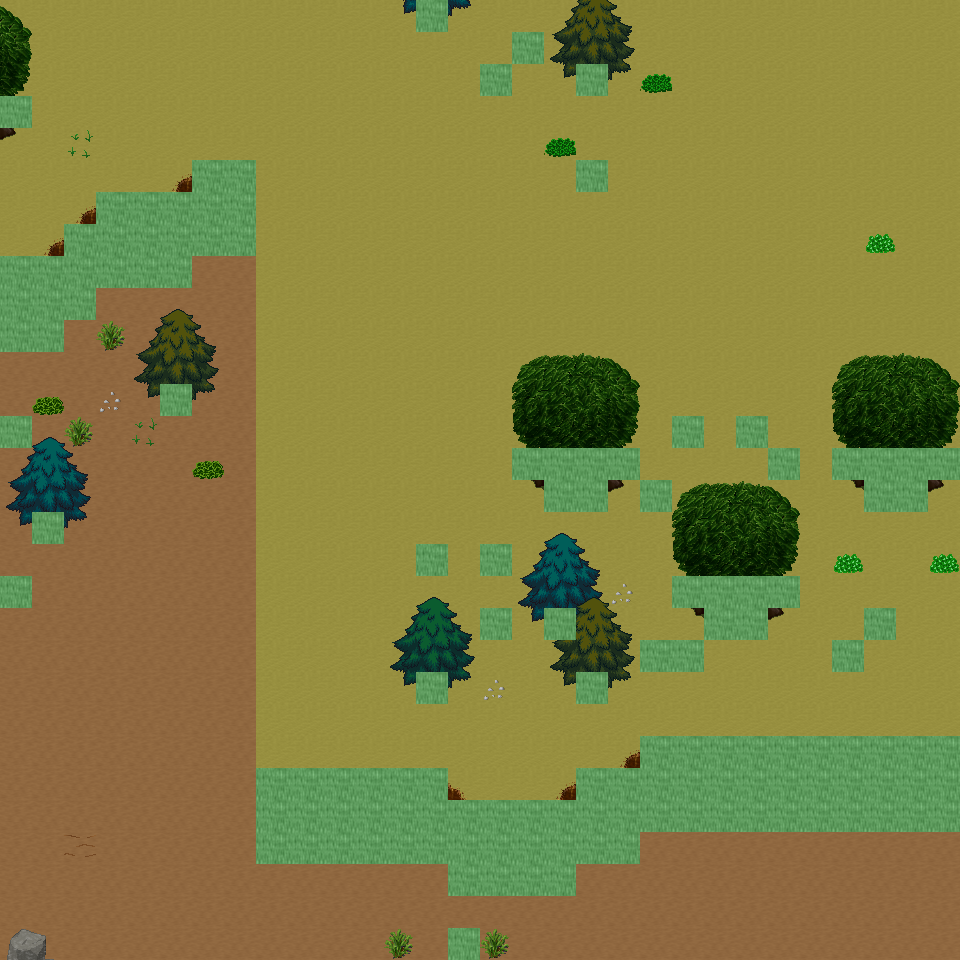

This game map was drawn from its Tiled (.tmx) file and the tilesets committed beside it. A one-line description and the trimmed map source follow:
An orthogonal 30x30 tile map with 32x32 px tiles, 6 tile layers (Ground, Object, Object2, Above, ...), 23 tilesets and 9 objects (9x mapExit).

<map version="1.0" orientation="orthogonal" renderorder="right-down" width="30" height="30" tilewidth="32" tileheight="32" nextobjectid="10">
  <tileset firstgid="1" name="tileset_ground_ground" tilewidth="32" tileheight="32" tilecount="33" columns="3">
    <image source="../drawable/tileset_ground_ground.png" width="96" height="352" />
  </tileset>
  <tileset firstgid="34" name="tileset_ground_ridge_earth_dark" tilewidth="32" tileheight="32" tilecount="96" columns="12">
    <image source="../drawable/tileset_ground_ridge_earth_dark.png" width="384" height="256" />
  </tileset>
  <tileset firstgid="130" name="tileset_logic_collision" tilewidth="32" tileheight="32" tilecount="1" columns="1">
    <image source="../drawable/tileset_logic_collision.png" width="32" height="32" />
  </tileset>
  <tileset firstgid="131" name="tileset_logic_creature_animal" tilewidth="32" tileheight="32" tilecount="32" columns="8">
    <image source="../drawable/tileset_logic_creature_animal.png" width="256" height="128" />
  </tileset>
  <tileset firstgid="163" name="tileset_ground_earth_edges" tilewidth="32" tileheight="32" tilecount="18" columns="6">
    <image source="../drawable/tileset_ground_earth_edges.png" width="192" height="96" />
  </tileset>
  <tileset firstgid="181" name="tileset_plant_grasses" tilewidth="32" tileheight="32" tilecount="6" columns="3">
    <image source="../drawable/tileset_plant_grasses.png" width="96" height="64" />
  </tileset>
  <tileset firstgid="187" name="tileset_ground_earth_edges_yellowgreen" tilewidth="32" tileheight="32" tilecount="15" columns="5">
    <image source="../drawable/tileset_ground_earth_edges_yellowgreen.png" width="160" height="96" />
  </tileset>
  <tileset firstgid="202" name="tileset_ground_grass_corners" tilewidth="32" tileheight="32" tilecount="24" columns="6">
    <image source="../drawable/tileset_ground_grass_corners.png" width="192" height="128" />
  </tileset>
  <tileset firstgid="226" name="tileset_plant_tree_tree_darkgreen" tilewidth="32" tileheight="32" tilecount="88" columns="8">
    <image source="../drawable/tileset_plant_tree_tree_darkgreen.png" width="256" height="352" />
  </tileset>
  <tileset firstgid="314" name="tileset_plant_tree_evergreen" tilewidth="32" tileheight="32" tilecount="36" columns="3">
    <image source="../drawable/tileset_plant_tree_evergreen.png" width="96" height="384" />
  </tileset>
  <tileset firstgid="350" name="tileset_plant_bush_various_small" tilewidth="32" tileheight="32" tilecount="9" columns="3">
    <image source="../drawable/tileset_plant_bush_various_small.png" width="96" height="96" />
  </tileset>
  <tileset firstgid="359" name="tileset_plant_bush_bushes" tilewidth="32" tileheight="32" tilecount="10" columns="5">
    <image source="../drawable/tileset_plant_bush_bushes.png" width="160" height="64" />
  </tileset>
  <tileset firstgid="369" name="tileset_building_decoration_rocks" tilewidth="32" tileheight="32" tilecount="6" columns="3">
    <image source="../drawable/tileset_building_decoration_rocks.png" width="96" height="64" />
  </tileset>
  <tileset firstgid="375" name="tileset_ground_stonecircle" tilewidth="32" tileheight="32" tilecount="81" columns="9">
    <image source="../drawable/tileset_ground_stonecircle.png" width="288" height="288" />
  </tileset>
  <tileset firstgid="456" name="tileset_ground_rock_rocks" tilewidth="32" tileheight="32" tilecount="4" columns="2">
    <image source="../drawable/tileset_ground_rock_rocks.png" width="64" height="64" />
  </tileset>
  <tileset firstgid="460" name="tileset_building_decoration_orbpedestal" tilewidth="32" tileheight="32" tilecount="2" columns="1">
    <image source="../drawable/tileset_building_decoration_orbpedestal.png" width="32" height="64" />
  </tileset>
  <tileset firstgid="462" name="tileset_building_house_chalet" tilewidth="32" tileheight="32" tilecount="56" columns="7">
    <image source="../drawable/tileset_building_house_chalet.png" width="224" height="256" />
  </tileset>
  <tileset firstgid="518" name="tileset_building_tower_chalet" tilewidth="32" tileheight="32" tilecount="16" columns="2">
    <image source="../drawable/tileset_building_tower_chalet.png" width="64" height="256" />
  </tileset>
  <tileset firstgid="534" name="tileset_plant_bush_bush_pinks" tilewidth="32" tileheight="32" tilecount="4" columns="2">
    <image source="../drawable/tileset_plant_bush_bush_pinks.png" width="64" height="64" />
  </tileset>
  <tileset firstgid="538" name="tileset_ground_dry_grass" tilewidth="32" tileheight="32" tilecount="54" columns="9">
    <image source="../drawable/tileset_ground_dry_grass.png" width="288" height="192" />
  </tileset>
  <tileset firstgid="592" name="tileset_object_rock_pillars_stone" tilewidth="32" tileheight="32" tilecount="36" columns="6">
    <image source="../drawable/tileset_object_rock_pillars_stone.png" width="192" height="192" />
  </tileset>
  <tileset firstgid="628" name="tileset_building_door_brown_door" tilewidth="32" tileheight="32" tilecount="3" columns="1">
    <image source="../drawable/tileset_building_door_brown_door.png" width="32" height="96" />
  </tileset>
  <tileset firstgid="631" name="tileset_logic_creature_fowl" tilewidth="32" tileheight="32" tilecount="6" columns="6">
    <image source="../drawable/tileset_logic_creature_fowl.png" width="192" height="32" />
  </tileset>
  <layer name="Ground" width="30" height="30">
    <data>[900 cells, 900 non-empty, 2 distinct tile ids]</data>
  </layer>
  <layer name="Object" width="30" height="30">
    <data>[900 cells, 153 non-empty, 34 distinct tile ids]</data>
  </layer>
  <layer name="Object2" width="30" height="30">
    <data>[900 cells, 4 non-empty, 1 distinct tile ids]</data>
  </layer>
  <layer name="Above" width="30" height="30">
    <data>[900 cells, 84 non-empty, 38 distinct tile ids]</data>
  </layer>
  <layer name="Above2" width="30" height="30">
    <data>[900 cells, 29 non-empty, 11 distinct tile ids]</data>
  </layer>
  <layer name="Walkable" width="30" height="30">
    <data>[900 cells, 133 non-empty, 1 distinct tile ids]</data>
  </layer>
  <objectgroup name="MapEvents">
    <object id="1" name="north" type="mapExit" x="0" y="0" width="416" height="32">
      <properties>
        <property name="map" value="level_0_x174_y9" />
        <property name="x" value="0" />
        <property name="y" value="28" />
      </properties>
    </object>
    <object id="2" name="north2" type="mapExit" x="448" y="0" width="512" height="32">
      <properties>
        <property name="map" value="level_0_x174_y9" />
        <property name="x" value="14" />
        <property name="y" value="28" />
      </properties>
    </object>
    <object id="3" name="south" type="mapExit" x="0" y="928" width="448" height="32">
      <properties>
        <property name="map" value="level_0_x174_y11" />
        <property name="x" value="0" />
        <property name="y" value="1" />
      </properties>
    </object>
    <object id="4" name="south2" type="mapExit" x="480" y="928" width="480" height="32">
      <properties>
        <property name="map" value="level_0_x174_y11" />
        <property name="x" value="15" />
        <property name="y" value="1" />
      </properties>
    </object>
    <object id="5" name="west" type="mapExit" x="0" y="0" width="32" height="96">
      <properties>
        <property name="map" value="level_0_x173_y10" />
        <property name="x" value="28" />
        <property name="y" value="0" />
      </properties>
    </object>
    <object id="6" name="west2" type="mapExit" x="0" y="128" width="32" height="128">
      <properties>
        <property name="map" value="level_0_x173_y10" />
        <property name="x" value="28" />
        <property name="y" value="4" />
      </properties>
    </object>
    </objectgroup>
</map>
<!-- 3 of 9 objects omitted -->
